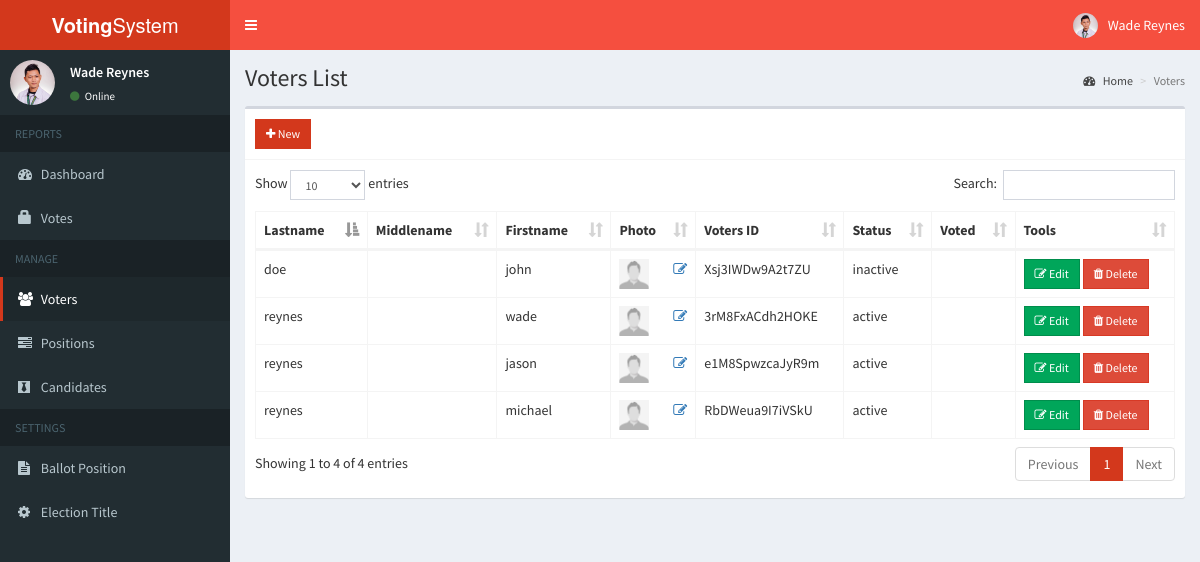
Screenshot of /admin/voters.php (signed in) with the database file from the repository.
### tables this page shows
CREATE TABLE `voters` (
  `id` int(11) NOT NULL,
  `voters_id` varchar(15) NOT NULL,
  `password` varchar(60) NOT NULL,
  `firstname` varchar(30) NOT NULL,
  `middlename` varchar(30) NOT NULL,
  `lastname` varchar(30) NOT NULL,
  `status` varchar(30) NOT NULL,
  `voted` varchar(30) NOT NULL,
  `photo` varchar(150) NOT NULL
);

### admin/includes/session.php (called while the page is built, shortened)
<?php
	include 'includes/conn.php';
	$sql = "SELECT * FROM admin WHERE id = '".$_SESSION['admin']."'";
	$query = $conn->query($sql);
	$user = $query->fetch_assoc();
?>

### admin/voters.php (the view, shortened to what this page needs)
<?php include 'includes/session.php'; ?>
<?php include 'includes/header.php'; ?>
<body class="hold-transition skin-blue sidebar-mini">
<div class="wrapper">
  <?php include 'includes/navbar.php'; ?>
  <?php include 'includes/menubar.php'; ?>
  <div class="content-wrapper">
    <section class="content-header">
      <h1>
        Voters List
      </h1>
      <ol class="breadcrumb">
        <li><a href="#"><i class="fa fa-dashboard"></i> Home</a></li>
        <li class="active">Voters</li>
      </ol>
    </section>
    <section class="content">
      <div class="row">
        <div class="col-xs-12">
          <div class="box">
            <div class="box-header with-border">
              <a href="#addnew" data-toggle="modal" class="btn btn-primary btn-sm btn-flat"><i class="fa fa-plus"></i> New</a>
            </div>
            <div class="box-body">
              <table id="example1" class="table table-bordered">
                <thead>
                  <th>Lastname</th>
                  <th>Middlename</th>
                  <th>Firstname</th>
                  <th>Photo</th>
                  <th>Voters ID</th>
                  <th>Status</th>
                  <th>Voted</th>
                  <th>Tools</th>
                </thead>
                <tbody>
                  <?php
                    $sql = "SELECT * FROM voters";
                    $query = $conn->query($sql);
                    while($row = $query->fetch_assoc()){
                      $image = (!empty($row['photo'])) ? '../images/'.$row['photo'] : '../images/profile.jpg';
                      echo "
                        <tr>
                          <td>".$row['lastname']."</td>
                          <td>".$row['middlename']."</td>
                          <td>".$row['firstname']."</td>
                          <td>
                            <img src='".$image."' width='30px' height='30px'>
                            <a href='#edit_photo' data-toggle='modal' class='pull-right photo' data-id='".$row['id']."'><span class='fa fa-edit'></span></a>
                          </td>
                          <td>".$row['voters_id']."</td>
                          <td>".$row['status']."</td>
                          <td>".$row['voted']."</td>
                          <td>
                            <button class='btn btn-success btn-sm edit btn-flat' data-id='".$row['id']."'><i class='fa fa-edit'></i> Edit</button>
                            <button class='btn btn-danger btn-sm delete btn-flat' data-id='".$row['id']."'><i class='fa fa-trash'></i> Delete</button>
                          </td>
                        </tr>
                      ";
                    }
                  ?>
                </tbody>
              </table>
            </div>
          </div>
        </div>
      </div>
    </section>
  </div>
</div>
</body>
</html>

### admin/includes/header.php (shortened to what this page needs)
<!DOCTYPE html>
<html>
<head>
  	<link rel="stylesheet" href="../bower_components/bootstrap/dist/css/bootstrap.min.css">
    <link rel="stylesheet" href="../plugins/iCheck/all.css">
  	<link rel="stylesheet" href="../bower_components/font-awesome/css/font-awesome.min.css">
  	<link rel="stylesheet" href="../dist/css/AdminLTE.min.css">
    <link rel="stylesheet" href="../bower_components/datatables.net-bs/css/dataTables.bootstrap.min.css">
    <link rel="stylesheet" href="../bower_components/bootstrap-daterangepicker/daterangepicker.css">
    <link rel="stylesheet" href="../plugins/timepicker/bootstrap-timepicker.min.css">
    <link rel="stylesheet" href="../bower_components/bootstrap-datepicker/dist/css/bootstrap-datepicker.min.css">
    <link rel="stylesheet" href="../dist/css/skins/_all-skins.min.css">
</head>

### admin/includes/navbar.php (shortened to what this page needs)
<header class="main-header">
  <a href="#" class="logo">
    <span class="logo-lg"><b>Voting</b>System</span>
  </a>
  <nav class="navbar navbar-static-top">
    <a href="#" class="sidebar-toggle" data-toggle="push-menu" role="button">
    </a>
    <div class="navbar-custom-menu">
      <ul class="nav navbar-nav">
        <li class="dropdown user user-menu">
          <a href="#" class="dropdown-toggle" data-toggle="dropdown">
            <img src="<?php echo (!empty($user['photo'])) ? '../images/'.$user['photo'] : '../images/profile.jpg'; ?>" class="user-image" alt="User Image">
            <span class="hidden-xs"><?php echo $user['firstname'].' '.$user['lastname']; ?></span>
          </a>
        </li>
      </ul>
    </div>
  </nav>
</header>

### admin/includes/menubar.php (shortened to what this page needs)
<aside class="main-sidebar">
  <section class="sidebar">
    <div class="user-panel">
      <div class="pull-left image">
        <img src="<?php echo (!empty($user['photo'])) ? '../images/'.$user['photo'] : '../images/profile.jpg'; ?>" class="img-circle" alt="User Image">
      </div>
      <div class="pull-left info">
        <p><?php echo $user['firstname'].' '.$user['lastname']; ?></p>
        <a><i class="fa fa-circle text-success"></i> Online</a>
      </div>
    </div>
    <ul class="sidebar-menu" data-widget="tree">
      <li class="header">REPORTS</li>
      <li class=""><a href="home.php"><i class="fa fa-dashboard"></i> <span>Dashboard</span></a></li>
      <li class=""><a href="votes.php"><span class="glyphicon glyphicon-lock"></span> <span>Votes</span></a></li>
      <li class="header">MANAGE</li>
      <li class=""><a href="voters.php"><i class="fa fa-users"></i> <span>Voters</span></a></li>
      <li class=""><a href="positions.php"><i class="fa fa-tasks"></i> <span>Positions</span></a></li>
      <li class=""><a href="candidates.php"><i class="fa fa-black-tie"></i> <span>Candidates</span></a></li>
      <li class="header">SETTINGS</li>
      <li class=""><a href="ballot.php"><i class="fa fa-file-text"></i> <span>Ballot Position</span></a></li>
      <li class=""><a href="#config" data-toggle="modal"><i class="fa fa-cog"></i> <span>Election Title</span></a></li>
    </ul>
  </section>
</aside>

### admin/includes/header.php (style rules this page uses)
.navbar-static-top { background:#F54F3F !important; }
.skin-blue .main-header .logo { background:#D3381C !important; }
.skin-blue .sidebar-menu > li.active > a { border-left-color: #D3381C; }
.btn-primary { background:#D3381C !important; border-color:#D3381C !important; }

### rows the page displays
voters: lastname "reynes", firstname "wade", voters "3rM8FxACdh2HOKE", status "active"
voters: lastname "reynes", firstname "jason", voters "e1M8SpwzcaJyR9m", status "active"
voters: lastname "reynes", firstname "michael", voters "RbDWeua9I7iVSkU", status "active"
voters: lastname "doe", firstname "john", voters "Xsj3IWDw9A2t7ZU", status "inactive"

### other values shown
$user['firstname'] "Wade"
$user['lastname'] "Reynes"
